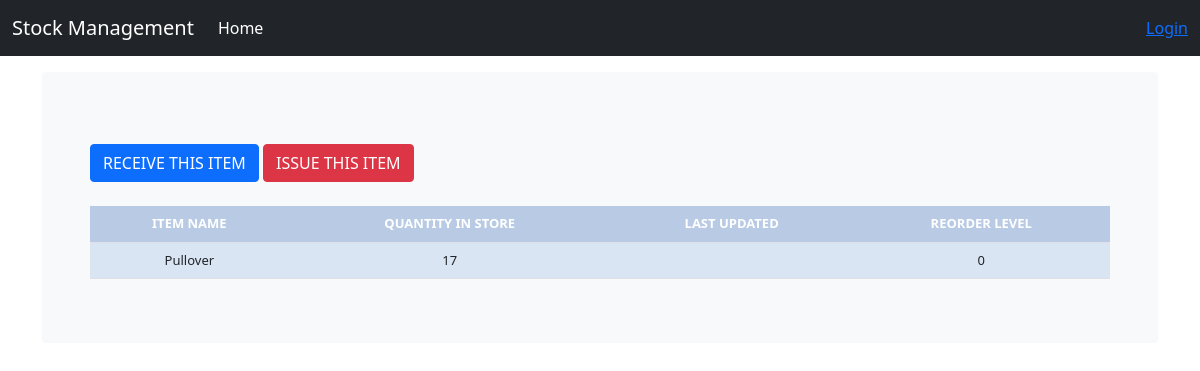
/stock_detail/2/, run on the app's committed database.
### stock_management/models.py (models this page shows, shortened)
class Stock(models.Model):
    category = models.ForeignKey(Category, on_delete=models.CASCADE, blank=True)
    item_name = models.CharField(max_length=50, blank=True, null=True)
    quantity = models.IntegerField(default='0', blank=False, null=True)
    receive_quantity = models.IntegerField(default='0', blank=True, null=True)
    receive_by = models.CharField(max_length=50, blank=True, null=True)
    issue_quantity = models.IntegerField(default='0', blank=True, null=True)
    issue_by = models.CharField(max_length=50, blank=True, null=True)
    issue_to = models.CharField(max_length=50, blank=True, null=True)
    phone_number = models.CharField(max_length=50, blank=True, null=True)
    created_by = models.CharField(max_length=50, blank=True, null=True)
    reorder_level = models.IntegerField(default='0', blank=True, null=True)
    last_update = models.DateTimeField(auto_now_add=False, auto_now=True)
    timestamp = models.DateTimeField(auto_now_add=True, auto_now=False)

### stock_management/views.py (the view)
# urls.py: path('stock_detail/<str:pk>/', views.stock_detail, name="stock_detail"),
def stock_detail(request, pk):
    queryset = Stock.objects.get(id=pk)
    context = {
        "queryset": queryset,
    }
    return render(request, "stock_management/detail.html", context)

### stock_management/templates/stock_management/detail.html (shortened to what this page needs)
{% load static %}
{% load crispy_forms_tags %}
<!DOCTYPE html>
<html lang="en">
<head>
    <link href="{% static 'css/style.css' %}" rel="stylesheet">
    <link href="https://cdn.jsdelivr.net/npm/bootstrap@5.0.0-beta3/dist/css/bootstrap.min.css" rel="stylesheet"
>
    <link href="{% static 'css/navbar-top-fixed.css' %}" rel="stylesheet">
</head>
<body>
{% include 'stock_management/navbar.html' %}
<main role="main" class="container">
    <div class="bg-light p-5 rounded">
        <br>
        <a href="{% url 'receive_items' queryset.id %}"><div class='btn btn-primary'>RECEIVE THIS ITEM</div></a>
        <a href="{% url 'issue_items' queryset.id %}"><div class='btn btn-danger'>ISSUE THIS ITEM</div></a>
        <br><br>
        <div class="display_table">
          <table class='table'>
                  <tr>
                    <th>ITEM NAME</th>
                    <th>QUANTITY IN STORE</th>
                    <th>LAST UPDATED</th>
                    <th>REORDER LEVEL</th>
                  </tr>
                  <tr>
                    <td>{{queryset.item_name}}</td>
                    <td>{{queryset.quantity}}</td>
                    <td>{{queryset.last_updated}}</td>
                    <td>{{queryset.reorder_level}}</td>
                  </tr>
          </table>
        </div>
    </div>
</main>
</body>
</html>

### stock_management/static/css/style.css (style rules this page uses)
body { background-color: #34eb6b; }
.table { font-size: 13px; text-align: center; width: 95%; margin: auto; }
.table tr:nth-child(odd) { background: #B8CAE4; }
.table tr:nth-child(even) { background: #dae5f4; }
th { background-color: #386DB9; color: white; }

### stock_management/static/css/navbar-top-fixed.css (style rules this page uses)
body { min-height: 75rem; padding-top: 4.5rem; }

### data on the page
Stock: item_name "Pullover", quantity "17", reorder_level "0"
